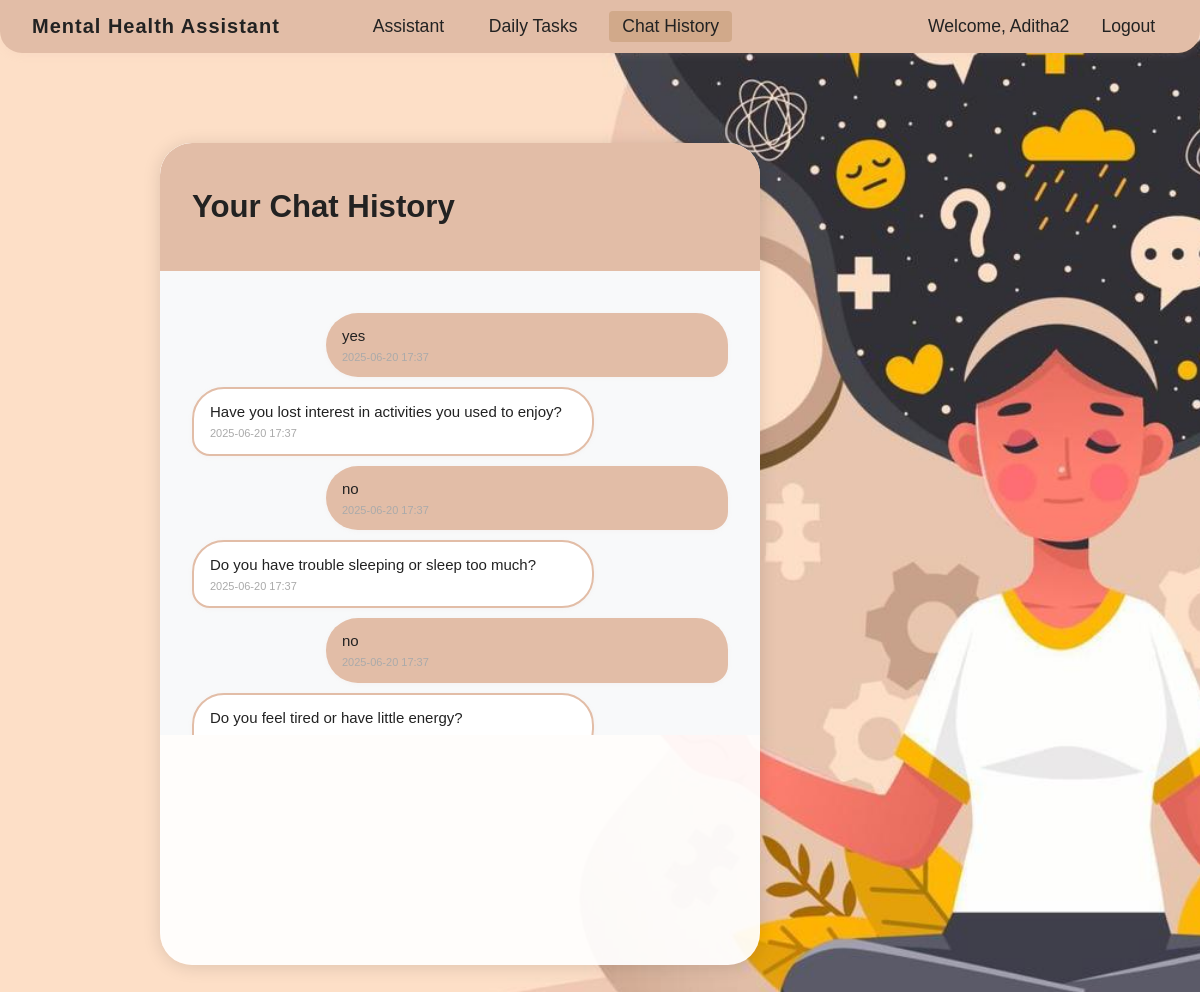
The page /chat_history (signed in) on the database its author committed.
### app.py (models this page shows)
class User(db.Model, UserMixin):
    id = db.Column(db.Integer, primary_key=True)
    username = db.Column(db.String(80), unique=True, nullable=False)
    email = db.Column(db.String(120), unique=True, nullable=False)
    password_hash = db.Column(db.String(120), nullable=False)
    created_at = db.Column(db.DateTime, default=datetime.utcnow)
    last_assessment_category = db.Column(db.String(32), nullable=True)

class ChatMessage(db.Model):
    id = db.Column(db.Integer, primary_key=True)
    user_id = db.Column(db.Integer, db.ForeignKey('user.id'), nullable=False)
    sender = db.Column(db.String(10), nullable=False)  # 'user' or 'bot'
    message = db.Column(db.Text, nullable=False)
    timestamp = db.Column(db.DateTime, default=datetime.utcnow)
    user = db.relationship('User', backref=db.backref('chat_messages', lazy=True))

### app.py (the view)
@app.route('/chat_history')
@login_required
def chat_history():
    messages = ChatMessage.query.filter_by(user_id=current_user.id).order_by(ChatMessage.timestamp.asc()).all()
    return render_template('chat_history.html', messages=messages)

### app.py (called while the page is built)
@login_manager.user_loader
def load_user(user_id):
    return User.query.get(int(user_id))

### templates/chat_history.html (shortened to what this page needs)
<!DOCTYPE html>
<html>
<head>
    <link rel="stylesheet" href="{{ url_for('static', filename='css/style.css') }}">
</head>
<body>
    <nav class="navbar">
        <span class="navbar-title">Mental Health Assistant</span>
        <div class="navbar-left">
            <div class="navbar-center">
                <a href="/" class="navbar-link">Assistant</a>
                <a href="/daily_tasks" class="navbar-link">Daily Tasks</a>
                <a href="/chat_history" class="navbar-link active">Chat History</a>
            </div>
        </div>
        <div class="navbar-right">
            <span class="navbar-user">Welcome, {{ current_user.username }}</span>
            <a href="/logout" class="navbar-link">Logout</a>
        </div>
    </nav>
    <div class="main-content">
        <div class="chat-container">
            <div class="chat-header">
                <h2>Your Chat History</h2>
            </div>
            <div class="chat-messages" id="chat-messages">
                {% for msg in messages %}
                    <div class="message {{ 'user-message' if msg.sender == 'user' else 'bot-message' }}">
                        <span>{{ msg.message|safe }}</span>
                        <div style="font-size:11px;color:#aaa;margin-top:4px;">{{ msg.timestamp.strftime('%Y-%m-%d %H:%M') }}</div>
                    </div>
                {% else %}
                    <div class="message bot-message">No chat history yet.</div>
                {% endfor %}
            </div>
        </div>
    </div>
</body>
</html>

### static/css/style.css (style rules this page uses)
body { background: url('/static/images/cover.jpg') no-repeat center center fixed; background-size: cover; font-family: Arial, sans-serif; margin: 0; padding: 0; }
.navbar { display: flex; justify-content: flex-start; align-items: center; background: #E2BDA7; color: #222; padding: 0.7rem 2rem; font-size: 1.1rem; box-shadow: 0 2px 8px rgba(226, 189, 167, 0.13); gap: 2.5rem; border-radius: 0 0 22px 22px; }
.navbar-title { font-weight: bold; font-size: 1.25rem; letter-spacing: 1px; margin-right: 2.5rem; color: #222; }
.navbar-left { display: flex; align-items: center; gap: 1.2rem; }
.navbar-center { display: flex; align-items: center; gap: 1.2rem; }
.navbar-link { color: #222; text-decoration: none; padding: 0.3rem 0.8rem; border-radius: 4px; transition: background 0.2s; }
.navbar-link:hover, .navbar-link.active { background: #d1a98a; }
.navbar-user { font-weight: 500; margin-left: 1.5rem; margin-right: 0.5rem; color: #222; }
.navbar-right { margin-left: auto; display: flex; align-items: center; gap: 0.7rem; }
.main-content { display: flex; flex-direction: row; justify-content: flex-start; align-items: flex-start; min-height: 80vh; margin-top: 60px; margin-left: 60px; }
.chat-container { max-width: 600px; width: 100%; margin-left: 100px; margin-top: 30px; background: rgba(255,255,255,0.93); border-radius: 32px; box-shadow: 0 2px 18px rgba(0, 0, 0, 0.13); min-height: 70vh; max-height: 80vh; display: flex; flex-direction: column; overflow: hidden; align-items: stretch; }
.chat-header { padding: 20px 32px 20px 32px; background: #E2BDA7; color: #222; border-radius: 32px 32px 0 0; text-align: left; font-size: 1.3rem; font-weight: 600; }
.chat-messages { flex: 1; overflow-y: auto; padding: 32px; background-color: #f8f9fa; min-height: 0; max-height: 400px; scrollbar-width: thin; scrollbar-color: #E2BDA7 #f8f9fa; }
.message { margin: 10px 0; padding: 12px 16px; border-radius: 18px; display: block; min-width: 40px; max-width: 75%; line-height: 1.4; font-size: 15px; animation: fadeIn 0.4s ease; word-break: break-word; box-sizing: border-box; text-align: left; clear: both; }
.bot-message { background: #fff; color: #222; margin-right: auto; border-bottom-left-radius: 18px; border-bottom-right-radius: 32px; border-top-right-radius: 32px; border-top-left-radius: 32px; box-shadow: 0 1px 4px rgba(226,189,167,0.10); border: 2px solid #E2BDA7; text-align: left; align-self: flex-start; }
.user-message { background: #E2BDA7; color: #222; margin-left: auto; border-bottom-right-radius: 18px; border-bottom-left-radius: 32px; border-top-right-radius: 32px; border-top-left-radius: 32px; box-shadow: 0 1px 4px rgba(226,189,167,0.10); border: none; text-align: left; align-self: flex-end; }

### rows shown on the page
User: username "Aditha2"
ChatMessage: message "yes", timestamp "2025-06-20 17:37"
ChatMessage: message "Have you lost interest in activities you used to enjoy?", timestamp "2025-06-20 17:37"
ChatMessage: message "no", timestamp "2025-06-20 17:37"
ChatMessage: message "Do you have trouble sleeping or sleep too much?", timestamp "2025-06-20 17:37"
ChatMessage: message "no", timestamp "2025-06-20 17:37"
ChatMessage: message "Do you feel tired or have little energy?"
